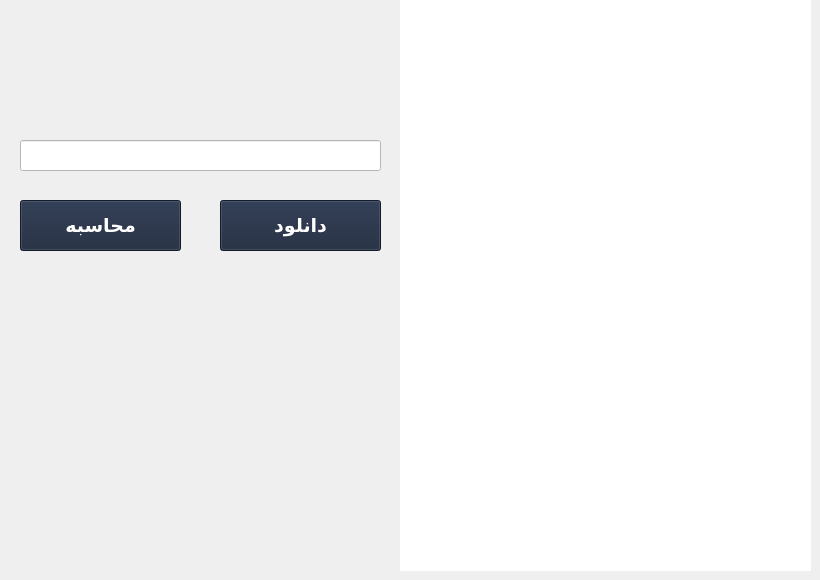
         <widget class="QWidget" name="page_dall">
          <widget class="QLabel" name="label_178">
           <property name="geometry">
            <rect>
             <x>400</x>
             <y>0</y>
             <width>411</width>
             <height>571</height>
            </rect>
           </property>
           <property name="styleSheet">
            <string notr="true">background-color: rgb(255, 255, 255);</string>
           </property>
           <property name="text">
            <string/>
           </property>
          </widget>
          <widget class="QLineEdit" name="lineEdit_5">
           <property name="geometry">
            <rect>
             <x>20</x>
             <y>140</y>
             <width>361</width>
             <height>31</height>
            </rect>
           </property>
           <property name="styleSheet">
            <string notr="true">color: rgb(0, 0, 0);
background-color: rgb(255, 255, 255);
font:10pt;</string>
           </property>
          </widget>
          <widget class="QPushButton" name="pushButton_43">
           <property name="geometry">
            <rect>
             <x>20</x>
             <y>200</y>
             <width>161</width>
             <height>51</height>
            </rect>
           </property>
           <property name="font">
            <font>
             <pointsize>14</pointsize>
             <weight>75</weight>
             <bold>true</bold>
            </font>
           </property>
           <property name="styleSheet">
            <string notr="true">background-color:#1B263B;
color:rgb(255, 255, 255);</string>
           </property>
           <property name="text">
            <string>محاسبه</string>
           </property>
          </widget>
          <widget class="QPushButton" name="pushButton_44">
           <property name="geometry">
            <rect>
             <x>220</x>
             <y>200</y>
             <width>161</width>
             <height>51</height>
            </rect>
           </property>
           <property name="font">
            <font>
             <pointsize>14</pointsize>
             <weight>75</weight>
             <bold>true</bold>
            </font>
           </property>
           <property name="styleSheet">
            <string notr="true">background-color:#1B263B;
color:rgb(255, 255, 255);</string>
           </property>
           <property name="text">
            <string>دانلود</string>
           </property>
          </widget>
         </widget>
